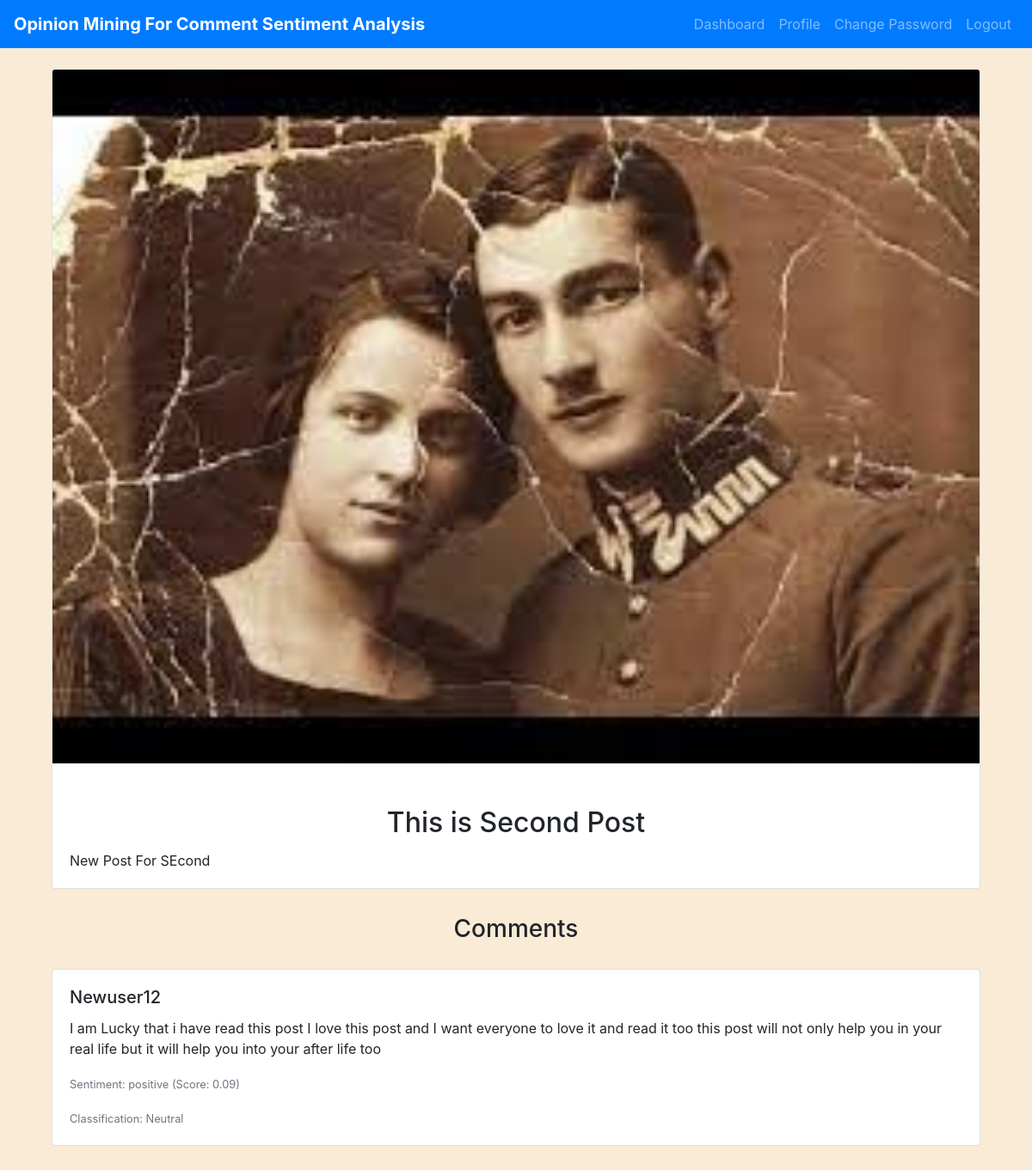
/view-comments/2/ (signed in), run on the app's committed database.
### myapp/models.py (models this page shows, shortened)
class Post(models.Model):
    topic = models.CharField(max_length=255)
    post_date = models.DateTimeField(auto_now_add=True)
    post_picture = models.ImageField(upload_to='post_pictures/', blank=True, null=True)
    post_content = models.TextField(default='New Post')

class Comments(models.Model):
    user = models.ForeignKey(User, on_delete=models.CASCADE)
    post = models.ForeignKey(Post, on_delete=models.CASCADE)
    comment_text = models.TextField()
    comment_date = models.DateTimeField(auto_now_add=True)
    sentiment_score = models.DecimalField(max_digits=5, decimal_places=2, blank=True, null=True)
    sentiment_label = models.CharField(max_length=20, blank=True, null=True)

### myapp/views.py (the view)
# urls.py: path('view-comments/<int:post_id>/', views.view_comments, name='view_comments'),
@login_required
def view_comments(request, post_id):
    post = get_object_or_404(Post, id=post_id)
    comments = Comments.objects.filter(post=post)
    return render(request, 'view_comments.html', {'post': post, 'comments': comments})

### templates/view_comments.html (shortened to what this page needs)
{% extends "base.html" %}
{% block content %}
    <div class="container mt-4">
        <div class="card">
            {% if post.post_picture %}
                <img class="card-img-top" src="{{ post.post_picture.url }}" alt="Post image">
            {% endif %}
            <div class="card-body">
                <h2 class="card-title">{{ post.topic }}</h2>
                <p class="card-text">{{ post.post_content }}</p>
            </div>
        </div>
        <div class="mt-4">
            <h3>Comments</h3>
            {% for comment in comments %}
                <div class="card mb-3">
                    <div class="card-body">
                        <h5 class="card-title">{{ comment.user.username }}</h5>
                        <p class="card-text">{{ comment.comment_text }}</p>
                        <p class="card-text">
                            <small class="text-muted">Sentiment: {{ comment.sentiment_label }} (Score: {{ comment.sentiment_score }})</small>
                        </p>
                        <p class="card-text">
                            <small class="text-muted">
                                Classification:
                                {% if comment.sentiment_label == 'positive' and comment.sentiment_score >= 0.75 %}
                                    Good
                                {% elif comment.sentiment_label == 'negative' and comment.sentiment_score <= -0.75 %}
                                    Worst
                                {% elif comment.sentiment_label == 'negative' %}
                                    Bad
                                {% else %}
                                    Neutral
                                {% endif %}
                            </small>
                        </p>
                    </div>
                </div>
            {% endfor %}
        </div>
    </div>
{% endblock %}

### templates/base.html (style rules this page uses)
body { background-color: antiquewhite; }
h1,h2,h3,h4 { margin: 30px; text-align: center; }

### data on the page
Post: post_picture (picture), topic "This is Second Post", post_content "New Post For SEcond"
Comments: user.username "Newuser12", comment_text "I am Lucky that i have read this post I love this post and I want everyone to love it and read it too this post will not only help you in your real life but it will help you into your after life too", sentiment_label "positive", sentiment_score "0.09", shows "Neutral"
